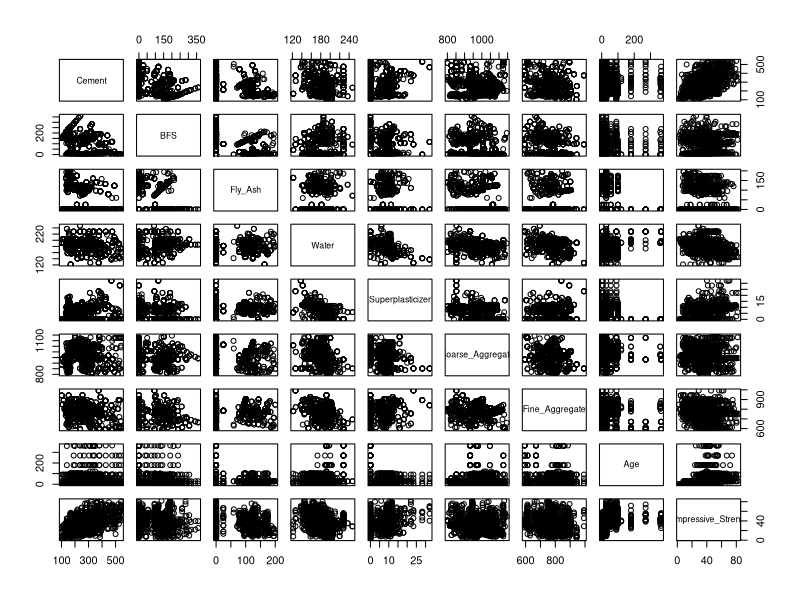
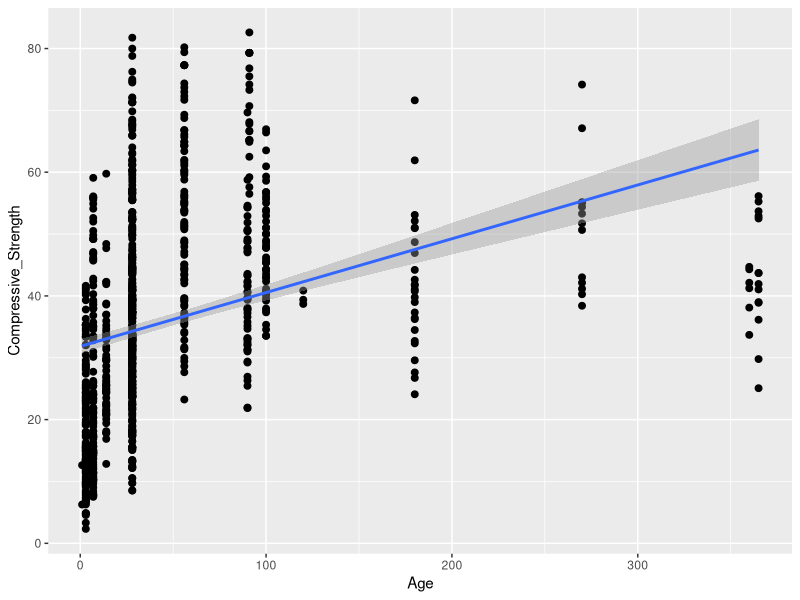
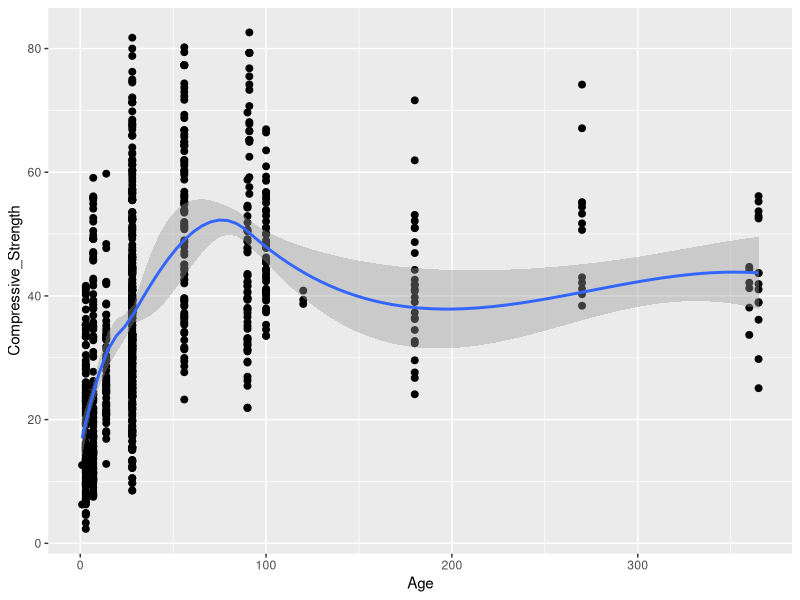
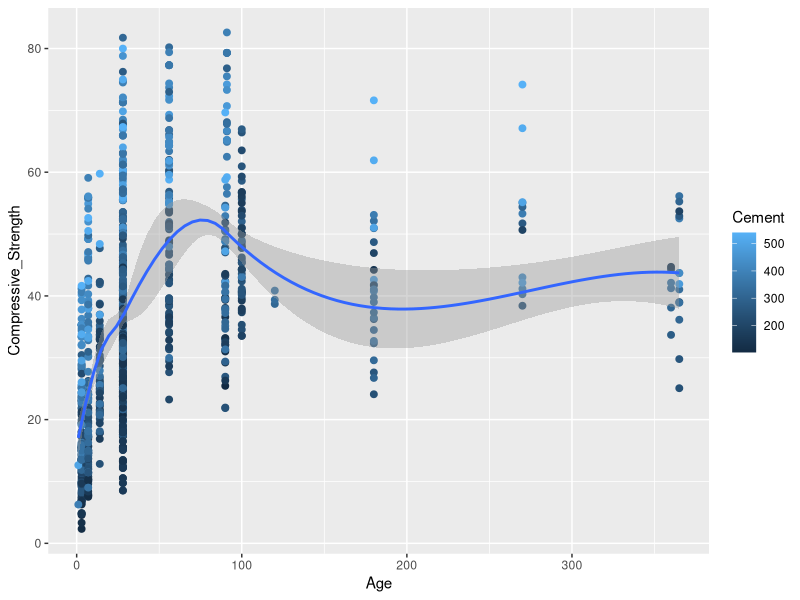
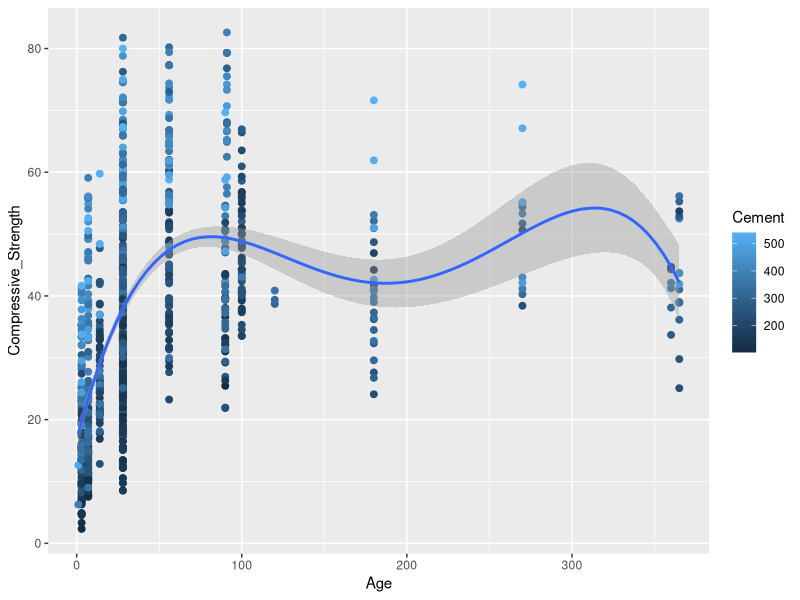

R code for these plots, in order:
# Visualizing concrete strength data
# Jeffrey C. Oliver
# jcoliver@email.arizona.edu
# 2021-02-17

################################################################################
library(ggplot2)
library(purrr)
library(dplyr)
library(tidyr)

# Read in concrete data
concrete <- read.csv(file = "data/Concrete_Data.csv")

# Some EDA, looking for good relationships
pairs(concrete)

# Plot strength vs. age, using OLS linear regression
ggplot(data = concrete, mapping = aes(x = Age, 
                                      y = Compressive_Strength)) +
  geom_point(size = 2) +
  geom_smooth(method = "lm")

# Plot strength vs. age, adding local regression line
ggplot(data = concrete, mapping = aes(x = Age, 
                                      y = Compressive_Strength)) +
  geom_point(size = 2) +
  geom_smooth(method = "loess")

# Add amount of cement as color of points
ggplot(data = concrete, mapping = aes(x = Age, 
                                      y = Compressive_Strength,
                                      color = Cement)) +
  geom_point(size = 2) +
  geom_smooth(method = "loess")

# What about a polynomial relationship?
ggplot(data = concrete, mapping = aes(x = Age, 
                                      y = Compressive_Strength,
                                      color = Cement)) +
  geom_point(size = 2) +
  geom_smooth(method = "lm", formula = y ~ poly(x, 4))


single <- lm(Compressive_Strength ~ Age, data = concrete)
order_2 <- lm(Compressive_Strength ~ poly(Age, 2), data = concrete)
order_3 <- lm(Compressive_Strength ~ poly(Age, 3), data = concrete)
# Stop at order 4
order_4 <- lm(Compressive_Strength ~ poly(Age, 4), data = concrete)
order_5 <- lm(Compressive_Strength ~ poly(Age, 5), data = concrete)

anova(order_3, order_4)
anova(order_4, order_5)
